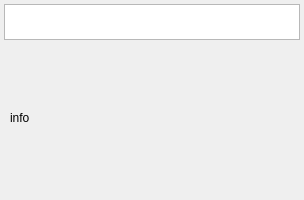
<?xml version='1.0' encoding='utf-8'?>
<ui version="4.0">
 <class>Dialog</class>
 <widget class="QDialog" name="Dialog">
  <property name="enabled">
   <bool>true</bool>
  </property>
  <property name="geometry">
   <rect>
    <x>8</x>
    <y>20</y>
    <width>304</width>
    <height>200</height>
   </rect>
  </property>
  <property name="windowTitle">
   <string>Dialog</string>
  </property>
  <widget class="QGraphicsView" name="dialog_title">
   <property name="geometry">
    <rect>
     <x>4</x>
     <y>4</y>
     <width>296</width>
     <height>36</height>
    </rect>
   </property>
  </widget>
  <widget class="QLabel" name="info_text">
   <property name="geometry">
    <rect>
     <x>10</x>
     <y>48</y>
     <width>284</width>
     <height>140</height>
    </rect>
   </property>
   <property name="text">
    <string>info</string>
   </property>
  </widget>
 </widget>
 <resources />
 <connections />
</ui>
